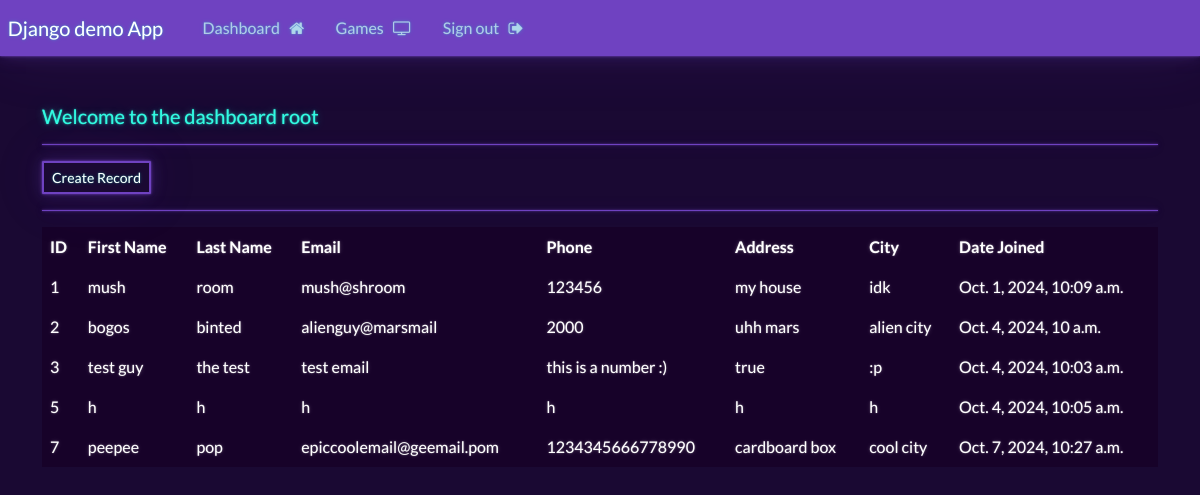
The app's page /dashboard (signed in), older data.
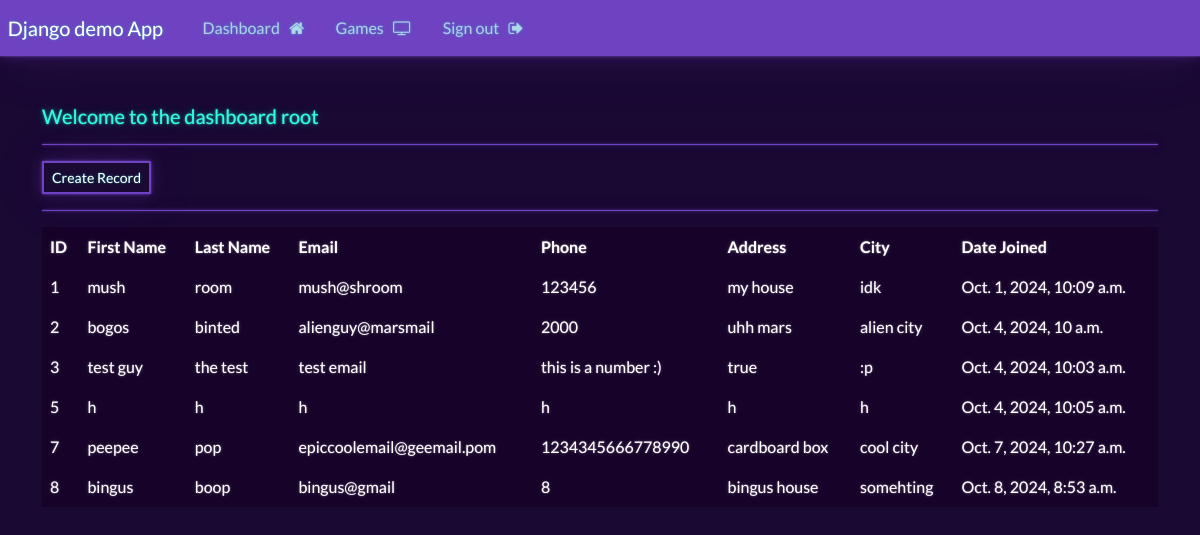
The same page, newer data.
### website/models.py (models this page shows, shortened)
class Record(models.Model):
    creation_data = models.DateTimeField(auto_now_add = True)
    first_name = models.CharField(max_length = 100)
    last_name = models.CharField(max_length = 100)
    email = models.CharField(max_length = 255)
    phone = models.CharField(max_length = 20)
    address = models.CharField(max_length = 255)
    city = models.CharField(max_length = 255)

### website/views.py (the view)
# urls.py: path('dashboard', views.dashboard, name="dashboard"),
@login_required(login_url='my-login')
def dashboard(request):
    my_records = Record.objects.all()
    context = {'records': my_records}
    return render(request, 'website/dashboard.html', context=context)

### website/templates/website/dashboard.html
{% extends 'website/base.html' %}
{% block content %}
    <br>
    <h5> Welcome to the dashboard {{user}} </h5>
    <hr>
    <a class="btn btn-outline-primary btn-sm" href="{% url 'create-record' %} ">
        Create Record
    </a>
    <hr>
    <table class="table table-dark table-hover table-bordered">
        <thread class="table-primary">
            <tr>
                <th scope="col"> ID </th>
                <th scope="col"> First Name </th>
                <th scope="col"> Last Name </th>
                <th scope="col"> Email </th>
                <th scope="col"> Phone </th>
                <th scope="col"> Address </th>
                <th scope="col"> City </th>
                <th scope="col"> Date Joined </th>
            </tr>
        </thread>
        <tbody>
        {% if records %}
            {% for record in records %}
            <tr>
                <td> {{record.id}} </td>
                <td> {{record.first_name}} </td>
                <td> {{record.last_name}} </td>
                <td> {{record.email}} </td>
                <td> {{record.phone}} </td>
                <td> {{record.address}} </td>
                <td> {{record.city}} </td>
                <td> {{record.creation_data}} </td>
            </tr>
            {% endfor %}
        {% endif %}
        </tbody>
    </table>
{% endblock %}

### website/templates/website/base.html (shortened to what this page needs)
{% load static %}
<!DOCTYPE html>
<html lang="en">
<head>
    <link rel="stylesheet" href="https://bootswatch.com/5/vapor/bootstrap.min.css">
    <link rel="stylesheet" href="{% static 'css/styles.css' %}">
    <link rel="stylesheet" href="https://cdnjs.cloudflare.com/ajax/libs/font-awesome/4.7.0/css/font-awesome.min.css">
</head>
<body>
    {% include 'website/navbar.html' %}
    <div class="container">
        <br>
    {% block content %}
    {% endblock %}
    </div>
</body>
</html>

### website/templates/website/navbar.html (shortened to what this page needs)
<nav class="navbar navbar-expand-lg navbar-dark bg-primary justify-content-center">
    <a class="navbar-brand main-heading" href="{% url '' %}">
      &nbsp; Django demo App
    </a>
        <div class="collapse navbar-collapse text-center" id="navbarNavDropdown">
        <ul class="navbar-nav mr-auto">
           {% if user.is_authenticated %}
             <li class="nav-item">
              <a class="nav-link" href="{% url 'dashboard' %}">Dashboard &nbsp; <i class="fa fa-home" aria-hidden="true"></i> </a>
            </li>
            <li class="nav-item">
              <a class="nav-link" href="{% url 'games' %}">Games &nbsp; <i class="fa fa-tv" aria-hidden="true"></i> </a>
            </li>
            <li class="nav-item">
              <a class="nav-link" href="{% url 'user-logout' %}">Sign out &nbsp; <i class="fa fa-sign-out" aria-hidden="true"></i> </a>
            </li>
        {% endif %}
       </ul>
      </div>
  </nav>

Row changes from the older to the newer data that the page shows:
added Record: id "8", first_name "bingus", last_name "boop", email "bingus@gmail", phone "8", address "bingus house", city "somehting", creation_data "Oct. 8, 2024, 8:53 a.m."
